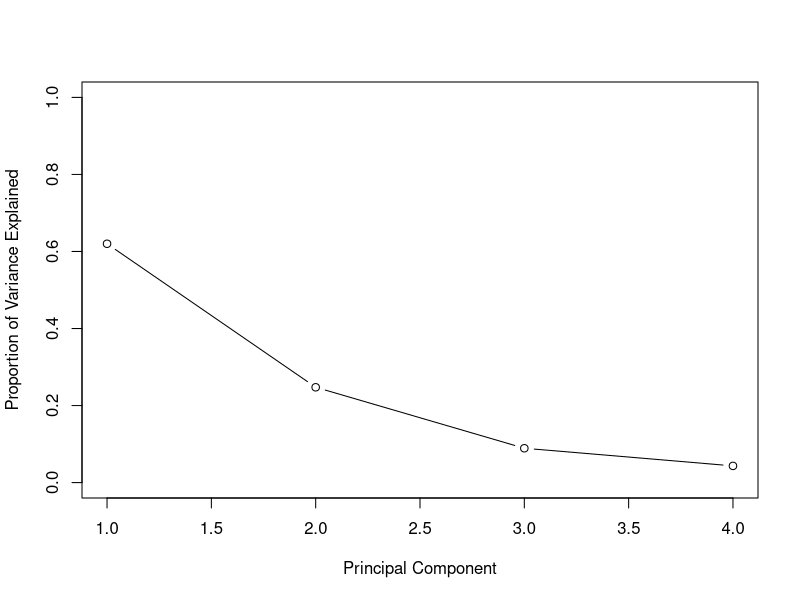
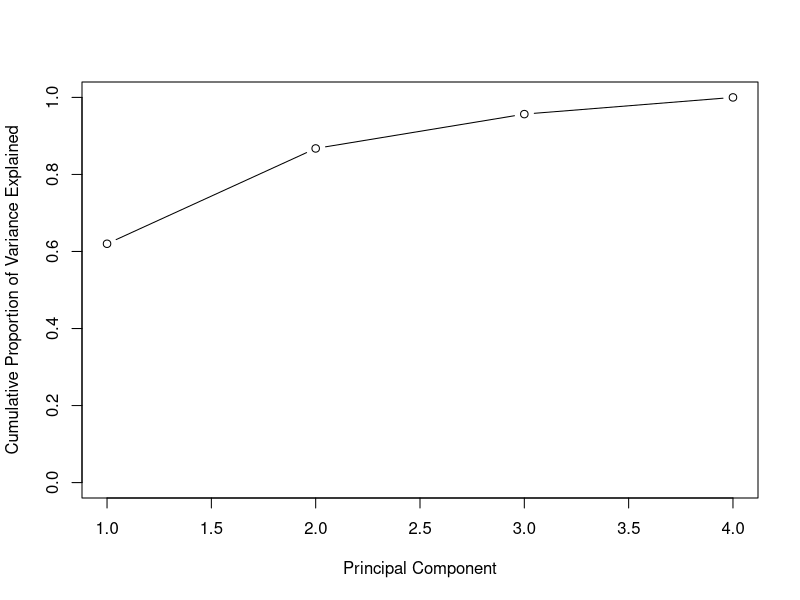

The R source for these figures, in order:

# Illustration of principal components analysis (PCA) using USArrests data 

# We will use the prcomp function. 
# See the help on the function (uses SVD rather than spectral decomposition) 

?prcomp

# Look at USArrests data (part of base R) 

?USArrests
str(USArrests)

# Extract the names of states 

states <- row.names(USArrests)
states

# Look at mean and sd

apply(USArrests, 2, mean)
apply(USArrests, 2, sd)

# Perform PCA

pca <- prcomp(USArrests, center = TRUE, scale = TRUE) # Standardizing the data
names(pca)


# Check center and scale
pca$center
pca$scale

# Get the loading matrix Phi (order pxp)

(PHI <- pca$rotation)

# Note: we may interpret the first two PCs as follows: 
# PC1: a measure of overall rates of serious crimes 
# PC2: a measure of level of urbanization of state

# Get the score matrix (Z)
dim(pca$x)
Z <- pca$x
head(Z)

# Check the calculation
x.std <- apply(USArrests, 2, function(x){(x-mean(x))/sd(x)})
dim(x.std)
head(x.std, 10)

# apply(x.std, 2, mean)
# apply(x.std, 2, sd)


# Get the score matrix (Z)
score.matrix <- x.std%*%pca$rotation
dim(score.matrix)

max(abs(Z - score.matrix))

# Check the covariance matrix of the scores
round(cov(pca$x), 3)


# Compute the proportion of variance explained (PVE)

(pc.var <- pca$sdev^2)

pve <- pc.var/sum(pc.var)
pve
cumsum(pve)


# Scree plot

plot(pve, xlab = "Principal Component", ylab = "Proportion of Variance Explained", ylim = c(0,1), type = 'b')
#here we would cut it off after two variables as after the third it flattens out (this is discretionary)

# Plot of cumulative PVE

plot(cumsum(pve), xlab = "Principal Component", ylab = "Cumulative Proportion of Variance Explained", ylim = c(0,1), type = 'b')


###################################################################

